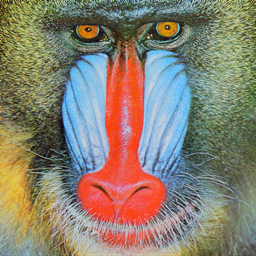
#> input picture data/Mandrill.bmp, 256 x 256 px
$ python image_masking.py
#> lines starting #> are read from the running program, lines starting #| are printed output that depends on the picture; after the words box and inside, x2 and y2 are one past the last pixel; in counts of white or black regions, pixels touching at a corner belong together
import cv2
import numpy as np


image = cv2.imread("data/Mandrill.bmp", 0)
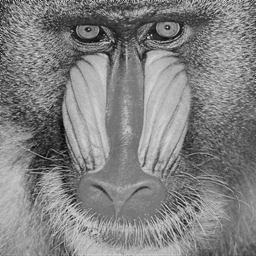
#> image: shape (256, 256); min 2, max 220, mean 129.4

mask = np.zeros(image.shape, np.uint8)
cv2.rectangle(mask, pt1=(50,100), pt2=(150, 200), color=255, thickness=-1)
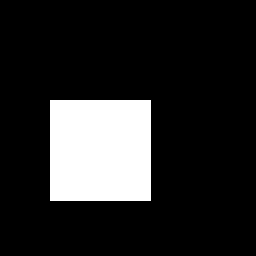
#> mask: shape (256, 256); 15.6% white; 1 white region, box (x1, y1, x2, y2) and area: (50, 100, 151, 201) 10201
masked = cv2.bitwise_and(image, mask)
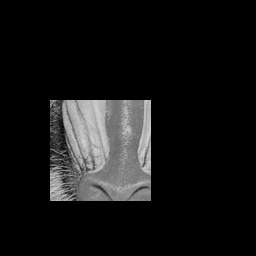
#> masked: shape (256, 256); min 0, max 209, mean 21

cv2.imshow("mask", mask)
cv2.imshow("masked", masked)

cv2.imwrite("mask.bmp", mask)
cv2.imwrite("masked.bmp", masked)

cv2.waitKey(-1)

$ run again, with data/Aerial.bmp copied over data/Mandrill.bmp
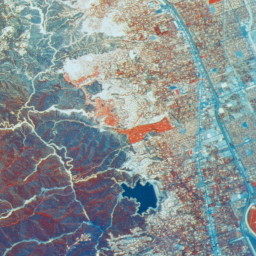
#> input picture data/Aerial.bmp, 256 x 256 px
#> `image = cv2.imread("data/Mandrill.bmp", 0)`:
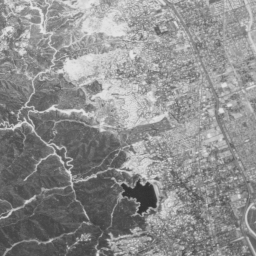
#> image: shape (256, 256); min 48, max 230, mean 141.5
#> mask: shape (256, 256); 15.6% white; 1 white region, box (x1, y1, x2, y2) and area: (50, 100, 151, 201) 10201
#> `masked = cv2.bitwise_and(image, mask)`:
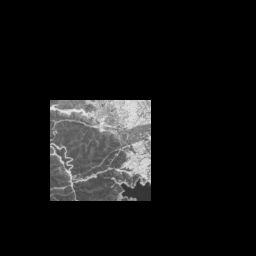
#> masked: shape (256, 256); min 0, max 230, mean 20.1

$ run again, with data/Cameraman.bmp copied over data/Mandrill.bmp
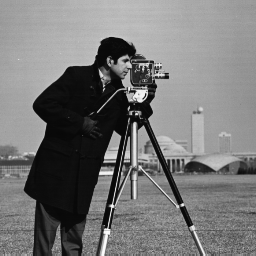
#> input picture data/Cameraman.bmp, 256 x 256 px
#> image is the input picture: shape (256, 256); min 7, max 253, mean 118.7
#> mask: shape (256, 256); 15.6% white; 1 white region, box (x1, y1, x2, y2) and area: (50, 100, 151, 201) 10201
#> `masked = cv2.bitwise_and(image, mask)`:
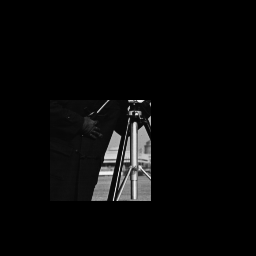
#> masked: shape (256, 256); min 0, max 243, mean 8.4
